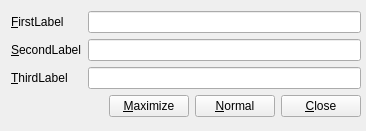
<?xml version="1.0" encoding="UTF-8"?>
<ui version="4.0">
 <class>SampleUi01</class>
 <widget class="QWidget" name="SampleUi01">
  <property name="geometry">
   <rect>
    <x>0</x>
    <y>0</y>
    <width>366</width>
    <height>131</height>
   </rect>
  </property>
  <property name="windowTitle">
   <string>Sample_Ui_01</string>
  </property>
  <layout class="QFormLayout" name="formLayout">
   <item row="0" column="0">
    <layout class="QVBoxLayout" name="verticalLayout_4">
     <item>
      <layout class="QHBoxLayout" name="horizontalLayout_2">
       <item>
        <layout class="QVBoxLayout" name="verticalLayout_3">
         <item>
          <widget class="QLabel" name="pLblFirst">
           <property name="text">
            <string>&amp;FirstLabel</string>
           </property>
           <property name="buddy">
            <cstring>pEdtFirst</cstring>
           </property>
          </widget>
         </item>
         <item>
          <widget class="QLabel" name="pLblSecond">
           <property name="text">
            <string>&amp;SecondLabel</string>
           </property>
           <property name="buddy">
            <cstring>lineEdit_2</cstring>
           </property>
          </widget>
         </item>
         <item>
          <widget class="QLabel" name="pLblThird">
           <property name="text">
            <string>&amp;ThirdLabel</string>
           </property>
           <property name="buddy">
            <cstring>lineEdit_3</cstring>
           </property>
          </widget>
         </item>
        </layout>
       </item>
       <item>
        <layout class="QVBoxLayout" name="verticalLayout_2">
         <item>
          <widget class="QLineEdit" name="pEdtFirst"/>
         </item>
         <item>
          <layout class="QVBoxLayout" name="verticalLayout">
           <item>
            <widget class="QLineEdit" name="lineEdit_2"/>
           </item>
           <item>
            <widget class="QLineEdit" name="lineEdit_3"/>
           </item>
          </layout>
         </item>
        </layout>
       </item>
      </layout>
     </item>
     <item>
      <layout class="QHBoxLayout" name="horizontalLayout">
       <item>
        <spacer name="horizontalSpacer">
         <property name="orientation">
          <enum>Qt::Horizontal</enum>
         </property>
         <property name="sizeHint" stdset="0">
          <size>
           <width>98</width>
           <height>20</height>
          </size>
         </property>
        </spacer>
       </item>
       <item>
        <widget class="QPushButton" name="pPbtnMax">
         <property name="text">
          <string>&amp;Maximize</string>
         </property>
        </widget>
       </item>
       <item>
        <widget class="QPushButton" name="pPbtnNorm">
         <property name="text">
          <string>&amp;Normal</string>
         </property>
        </widget>
       </item>
       <item>
        <widget class="QPushButton" name="pPbtnClose">
         <property name="text">
          <string>&amp;Close</string>
         </property>
        </widget>
       </item>
      </layout>
     </item>
    </layout>
   </item>
  </layout>
 </widget>
 <resources/>
 <connections>
  <connection>
   <sender>pPbtnClose</sender>
   <signal>clicked()</signal>
   <receiver>SampleUi01</receiver>
   <slot>close()</slot>
   <hints>
    <hint type="sourcelabel">
     <x>317</x>
     <y>110</y>
    </hint>
    <hint type="destinationlabel">
     <x>319</x>
     <y>129</y>
    </hint>
   </hints>
  </connection>
  <connection>
   <sender>pPbtnMax</sender>
   <signal>clicked()</signal>
   <receiver>SampleUi01</receiver>
   <slot>showMaximized()</slot>
   <hints>
    <hint type="sourcelabel">
     <x>165</x>
     <y>114</y>
    </hint>
    <hint type="destinationlabel">
     <x>256</x>
     <y>129</y>
    </hint>
   </hints>
  </connection>
  <connection>
   <sender>pPbtnNorm</sender>
   <signal>clicked()</signal>
   <receiver>SampleUi01</receiver>
   <slot>showNormal()</slot>
   <hints>
    <hint type="sourcelabel">
     <x>233</x>
     <y>104</y>
    </hint>
    <hint type="destinationlabel">
     <x>182</x>
     <y>65</y>
    </hint>
   </hints>
  </connection>
 </connections>
</ui>
